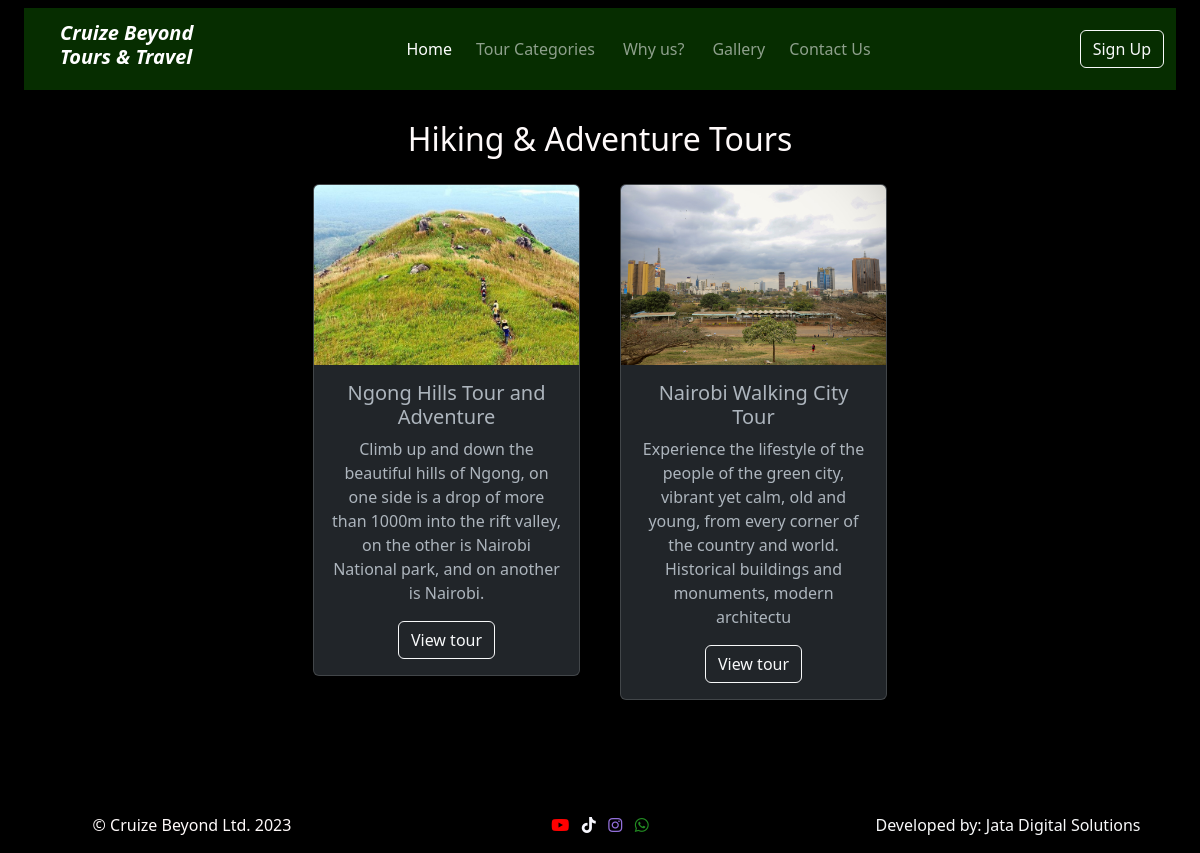
The page /hikingadventure/ on the database as committed earlier.
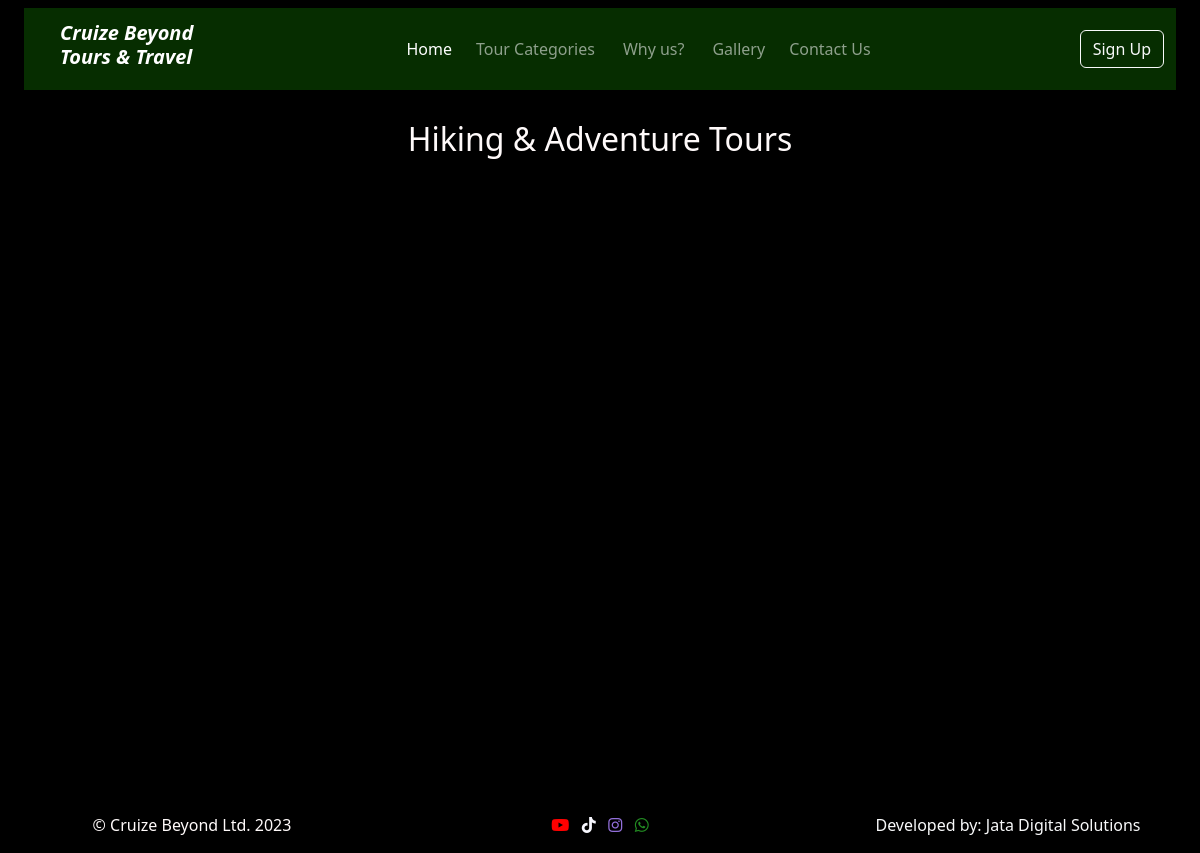
The same page on the database as committed later.
### base/models.py (models this page shows, shortened)
class Destination(models.Model):
    categories = [
        ('Excursions', 'Excursions'),
        ('Safari Tours', 'Safari Tours'),
        ('Farm Tours', 'Farm Tours'),
        ('Hiking and Adventures Tours', 'Hiking and Adventures Tours')
    ]
    category = models.CharField(max_length=50, choices=categories)
    description = models.CharField(max_length=200, null=True)
    name = models.CharField(max_length=250, null=True)
    duration = models.IntegerField(null=True)
    amount = models.IntegerField(null=True)
    discount = models.IntegerField(blank=True, null=True)
    about = models.TextField(null=True, blank=True)
    notes = models.TextField(null=True, blank=True)
    schedule = models.TextField(null=True, blank=True)
    itinerary = models.TextField(null=True, blank=True)
    poster = models.ImageField()

### base/views.py (the view)
# urls.py: path("hikingadventure/", views.hikingAdventure, name="hikingadventure"),
def hikingAdventure(request):
    tours = Destination.objects.filter(category="Hiking and Adventures Tours")
    context = {
        "tours" : tours
    }
    return render(request, "hikingadventuretours.html", context)

### templates/hikingadventuretours.html
{% extends 'header.html' %}
{% block content %}
{% load static %}
<div data-bs-theme="dark" id="hikingAdventureToursContainer">
  <div class="row justify-content-center text-center" id="hikingAdventureToursContainerHeader">
    <div class="col">
      <h2>Hiking & Adventure Tours</h2>
    </div>
  </div>
  <div class="row justify-content-center text-center">
    {% for tour  in tours %}
            <div class="col-sm-3 m-2">
                <div class="card">
                    <img src="{{tour.poster.url}}" class="card-img-top img-fluid" alt="...">
                    <div class="card-body">
                        <h5 class="card-title">{{tour.name}}</h5>
                        <p class="card-text">
                            {{tour.description}}
                        </p>
                        <a href="{% url 'destination' tour.id %}" class="btn btn-outline-light">View tour</a>
                    </div>
                </div>
            </div>
        {% endfor %}
</div>
</div>
{% endblock content %}

Rows that differ between the two databases and show on the page:
removed Destination: poster (picture), name "Ngong Hills Tour and Adventure", description "Climb up and down the beautiful hills of Ngong, on one side is a drop of more than 1000m into the rift valley, on the other is Nairobi National park, and on another is Nairobi."
removed Destination: poster (picture), name "Nairobi Walking City Tour", description "Experience the lifestyle of the people of the green city, vibrant yet calm, old and young, from every corner of the country and world. Historical buildings and monuments, modern architectu"
